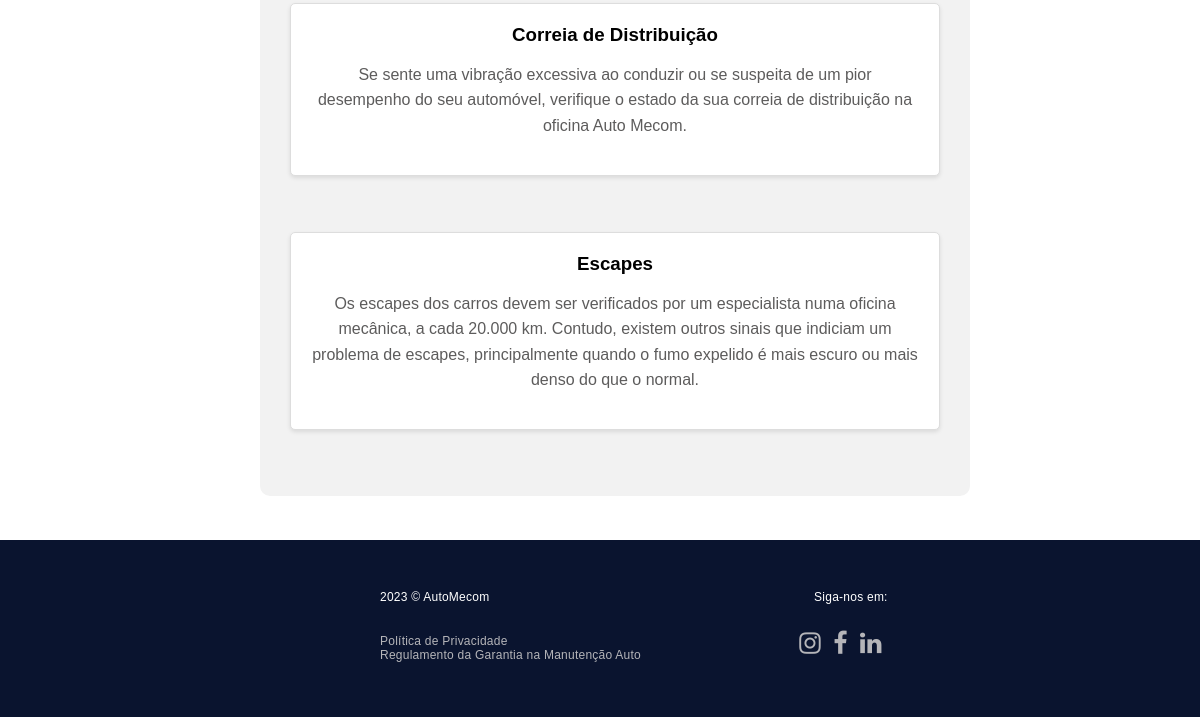
Page /servico.html (lower part) on the earlier database version.
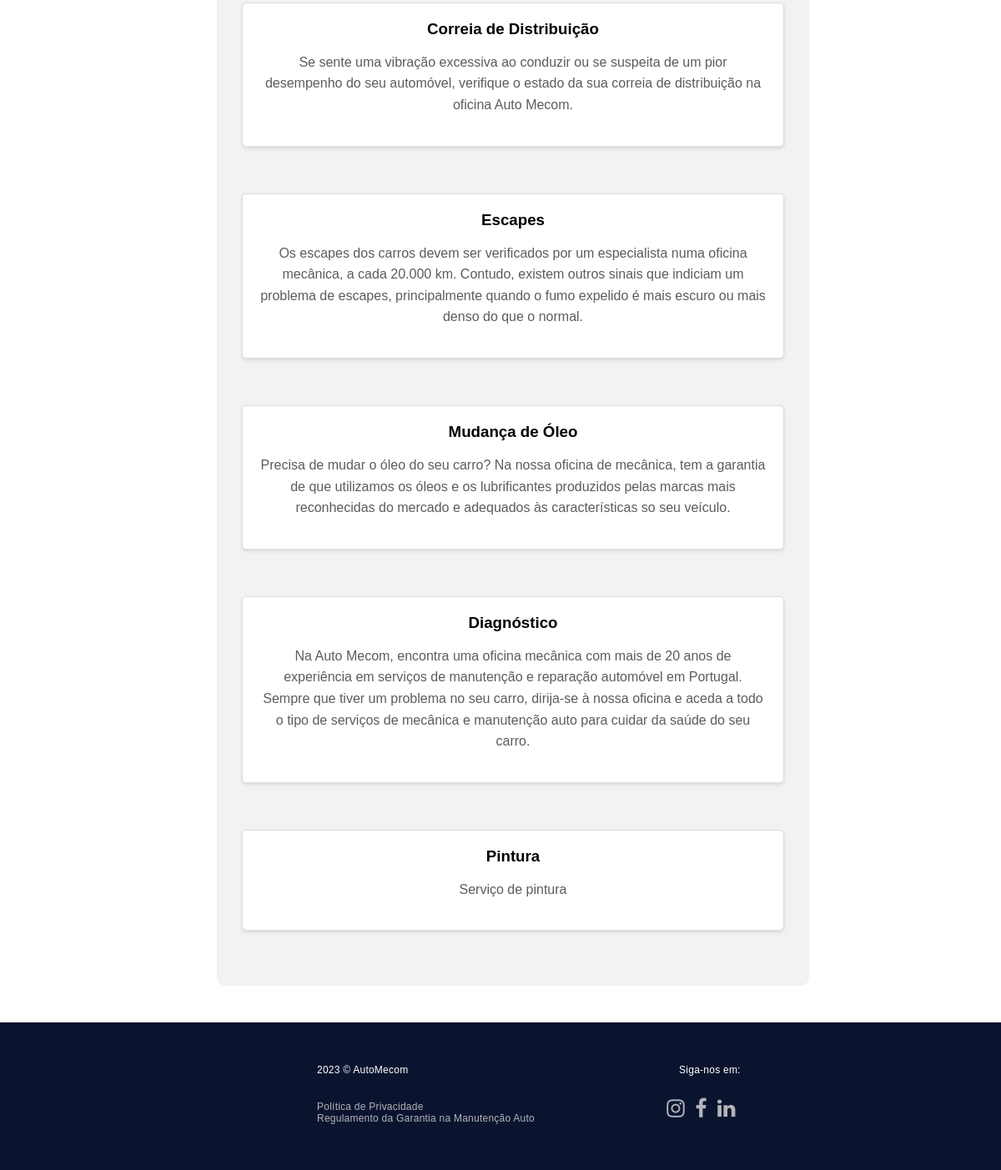
Same page on the later database version.
### automecom/models.py (models this page shows, shortened)
class Servico(models.Model):
    nome = models.CharField(max_length=50)
    descricao = models.CharField(max_length=350, default="", blank=True)
    tipo = models.ManyToManyField(TipoServico)

### automecom/views.py (the view)
# urls.py: path('servico.html', views.servico_view, name="Servico"),
def servico_view(request):
    servicos = Servico.objects.all()
    return render(request, 'automecom/servico.html',
                  {'servicos': servicos, 'administrador': is_administrador(request.user)})

### automecom/templatetags/custom_tags.py (called while the page is built, shortened)
@register.filter(name="is_administrador")
def is_administrador(user):
    if isinstance(user, AnonymousUser):
        return False

### automecom/templates/automecom/servico.html (shortened to what this page needs)
<!DOCTYPE html>
<html lang="en">
<head>
</head>
{% extends 'automecom/layout.html' %}
{% load custom_tags %}
{% block main %}
{% load static %}
<body>
<div class="cabeçalho"></div><br>
<div class="Serviços">
<br><br>
<section>
{% for Servico in servicos %}
    <div class="Serv">
        <div>
        <h3>{{Servico.nome}}</h3>
        <p class="SMALL">{{Servico.descricao}}</p>
        </div>
    </div>
    <br>
    <br>
{% endfor %}
</section>
    </div>
</body>
</html>
    <br>
    <br>
    <br>
    <br>
{% endblock %}

Differences in the rows shown:
added Servico: nome "Mudança de Óleo", descricao "Precisa de mudar o óleo do seu carro? Na nossa oficina de mecânica, tem a garantia de que utilizamos os óleos e os lubrificantes produzidos pelas marcas mais reconhecidas do mercado e adequados às características so seu veículo."
added Servico: nome "Diagnóstico", descricao "Na Auto Mecom, encontra uma oficina mecânica com mais de 20 anos de experiência em serviços de manutenção e reparação automóvel em Portugal. Sempre que tiver um problema no seu carro, dirija-se à nossa oficina e aceda a todo o tipo de serviços de mecânica e manutenção auto para cuidar da saúde do seu carro."
added Servico: nome "Pintura", descricao "Serviço de pintura"
